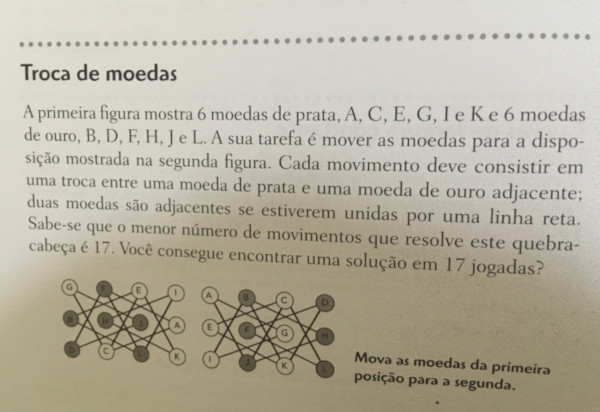
#> input picture image.jpg, 600 x 412 px
$ python main.py
#> lines starting #> are read from the running program, lines starting #| are printed output that depends on the picture; after the words box and inside, x2 and y2 are one past the last pixel; in counts of white or black regions, pixels touching at a corner belong together
### segmentation/thresholding/fixed_threshold.py
import cv2

def fixed_threshold(image_path):
    # Load the image in grayscale
#> called with image_path = 'image.jpg'
    image = cv2.imread(image_path, cv2.IMREAD_GRAYSCALE)
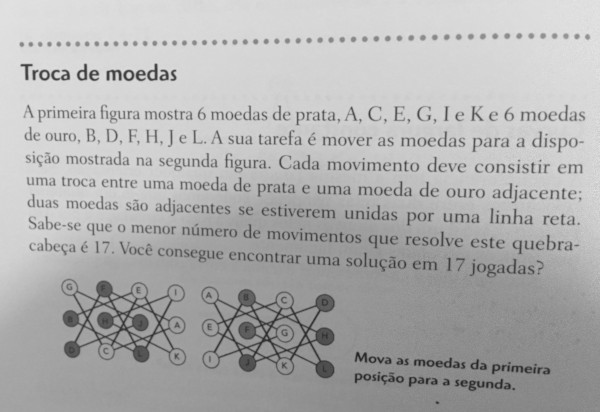
#> image: shape (412, 600); min 33, max 230, mean 176

    # Check if the image was loaded correctly
    if image is None:
        print("Error loading the image.")
        return

    # Fixed thresholding
    _, fixed_threshold_image = cv2.threshold(image, 127, 255, cv2.THRESH_BINARY)
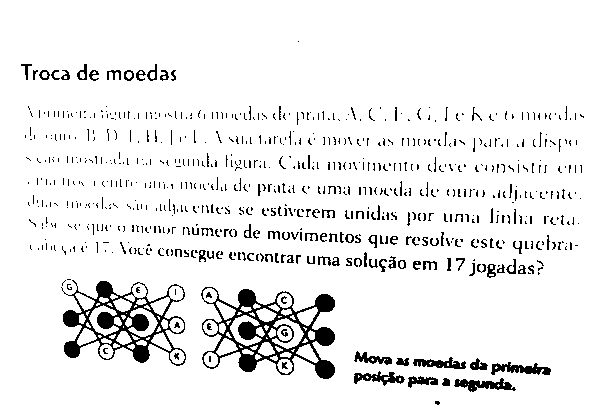
#> fixed_threshold_image: shape (412, 600); 92.8% white; 734 black regions (617 under 20 px), largest, box (x1, y1, x2, y2) and area: (201, 287, 335, 379) 3969, (61, 280, 186, 366) 3251, (454, 378, 516, 392) 429

    # Display the results
    cv2.imshow('Original', image)
    cv2.imshow('Fixed Threshold', fixed_threshold_image)
    cv2.waitKey(0)
    cv2.destroyAllWindows()

### segmentation/thresholding/adaptative_threshold.py
import cv2

def adaptive_threshold(image_path):
    # Load the image in grayscale
#> called with image_path = 'image.jpg'
    image = cv2.imread(image_path, cv2.IMREAD_GRAYSCALE)

    # Check if the image was loaded correctly
    if image is None:
        print("Error loading the image.")
        return

    # Adaptive thresholding
    adaptive_threshold_image = cv2.adaptiveThreshold(
        image, 255, cv2.ADAPTIVE_THRESH_GAUSSIAN_C, cv2.THRESH_BINARY, 11, 9
    )
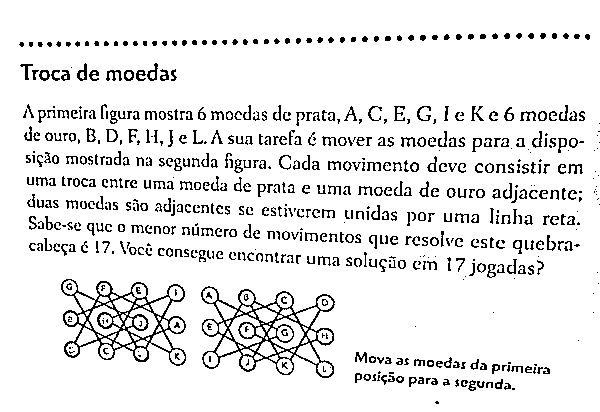
#> adaptive_threshold_image: shape (412, 600); 91% white; black in thin lines or dots, all inside (x1, y1, x2, y2) = (19, 33, 600, 404)

    # Display the results
    cv2.imshow('Original', image)
    cv2.imshow('Adaptive Threshold', adaptive_threshold_image)
    cv2.waitKey(0)
    cv2.destroyAllWindows()

### segmentation/thresholding/otsu_threshold.py
import cv2

def otsu_threshold(image_path):
    # Load the image in grayscale
#> called with image_path = 'image.jpg'
    image = cv2.imread(image_path, cv2.IMREAD_GRAYSCALE)

    # Check if the image was loaded correctly
    if image is None:
        print("Error loading the image.")
        return

    # Otsu thresholding
    _, otsu_threshold_image = cv2.threshold(image, 0, 255, cv2.THRESH_BINARY + cv2.THRESH_OTSU)
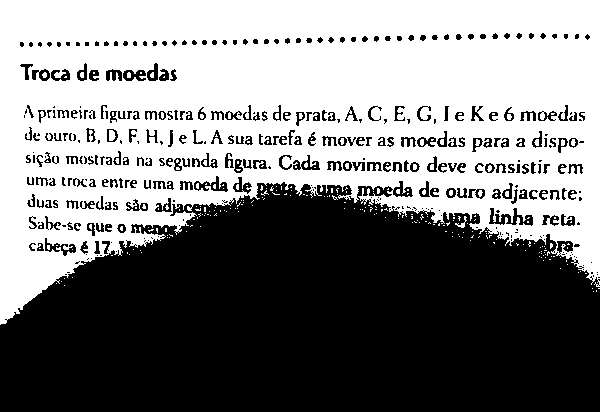
#> otsu_threshold_image: shape (412, 600); 50.6% white; 391 black regions (153 under 20 px), largest, box (x1, y1, x2, y2) and area: (0, 181, 600, 412) 108970, (489, 208, 533, 226) 346, (194, 176, 228, 192) 224

    # Display the results
    cv2.imshow('Original', image)
    cv2.imshow('Otsu Threshold', otsu_threshold_image)
    cv2.waitKey(0)
    cv2.destroyAllWindows()

### main.py
from segmentation.thresholding.fixed_threshold import fixed_threshold
from segmentation.thresholding.otsu_threshold import otsu_threshold
from segmentation.thresholding.adaptative_threshold import adaptive_threshold

# Image path
image_path = 'image.jpg'

# Call each function
print("Applying Fixed Threshold...")
fixed_threshold(image_path)

print("Applying Adaptive Threshold...")
adaptive_threshold(image_path)

print("Applying Otsu Threshold...")
otsu_threshold(image_path)
